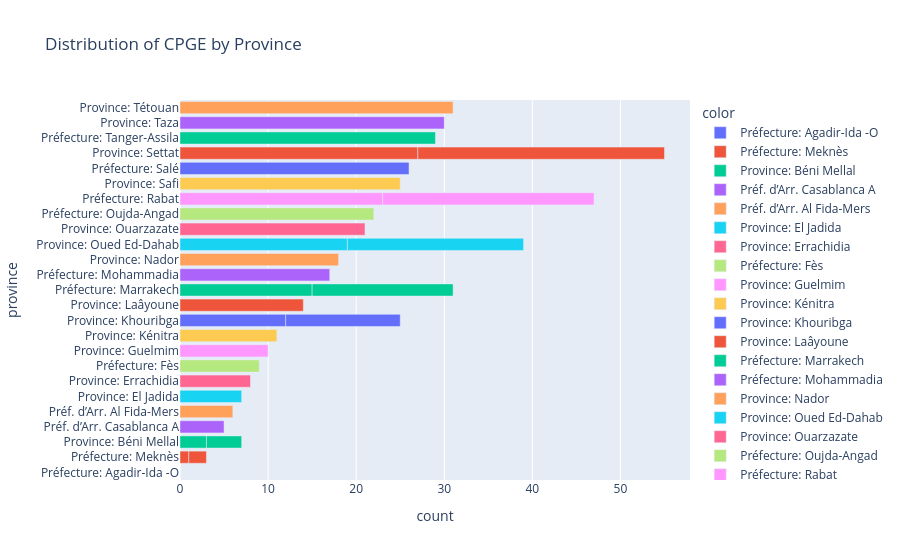

The cell this chart's notebook holds for it:
### Code cell
fig = px.bar(
    dt['province'].value_counts(),
    y=dt['province'].values,
    x=dt['province'].index,
    color=dt['province'],
    orientation='h',
    labels={'x': 'count', 'y': 'province'},
    title='Distribution of CPGE by Province'
)

fig.show()

### Figure 1 — Plotly figure (JSON) as saved in the notebook; plotly's stock layout.template omitted (floating-point values rounded to 4 significant figures)
{"data": [{"hovertemplate": "color=Préfecture: Agadir-Ida -O<br>count=%{x}<br>province=%{y}<extra></extra>", "legendgroup": "Préfecture: Agadir-Ida -O", "marker": {"color": "#636efa", "pattern": {"shape": ""}}, "name": "Préfecture: Agadir-Ida -O", "orientation": "h", "showlegend": true, "textposition": "auto", "type": "bar", "x": [0], "xaxis": "x", "y": ["Préfecture: Agadir-Ida -O"], "yaxis": "y"}, {"hovertemplate": "color=Préfecture: Meknès<br>count=%{x}<br>province=%{y}<extra></extra>", "legendgroup": "Préfecture: Meknès", "marker": {"color": "#EF553B", "pattern": {"shape": ""}}, "name": "Préfecture: Meknès", "orientation": "h", "showlegend": true, "textposition": "auto", "type": "bar", "x": [1, 2], "xaxis": "x", "y": ["Préfecture: Meknès", "Préfecture: Meknès"], "yaxis": "y"}, {"hovertemplate": "color=Province: Béni Mellal<br>count=%{x}<br>province=%{y}<extra></extra>", "legendgroup": "Province: Béni Mellal", "marker": {"color": "#00cc96", "pattern": {"shape": ""}}, "name": "Province: Béni Mellal", "orientation": "h", "showlegend": true, "textposition": "auto", "type": "bar", "x": [3, 4], "xaxis": "x", "y": ["Province: Béni Mellal", "Province: Béni Mellal"], "yaxis": "y"}, {"hovertemplate": "color=Préf. d’Arr. Casablanca A<br>count=%{x}<br>province=%{y}<extra></extra>", "legendgroup": "Préf. d’Arr. Casablanca A", "marker": {"color": "#ab63fa", "pattern": {"shape": ""}}, "name": "Préf. d’Arr. Casablanca A", "orientation": "h", "showlegend": true, "textposition": "auto", "type": "bar", "x": [5], "xaxis": "x", "y": ["Préf. d’Arr. Casablanca A"], "yaxis": "y"}, {"hovertemplate": "color=Préf. d’Arr. Al Fida-Mers<br>count=%{x}<br>province=%{y}<extra></extra>", "legendgroup": "Préf. d’Arr. Al Fida-Mers", "marker": {"color": "#FFA15A", "pattern": {"shape": ""}}, "name": "Préf. d’Arr. Al Fida-Mers", "orientation": "h", "showlegend": true, "textposition": "auto", "type": "bar", "x": [6], "xaxis": "x", "y": ["Préf. d’Arr. Al Fida-Mers"], "yaxis": "y"}, {"hovertemplate": "color=Province: El Jadida<br>count=%{x}<br>province=%{y}<extra></extra>", "legendgroup": "Province: El Jadida", "marker": {"color": "#19d3f3", "pattern": {"shape": ""}}, "name": "Province: El Jadida", "orientation": "h", "showlegend": true, "textposition": "auto", "type": "bar", "x": [7], "xaxis": "x", "y": ["Province: El Jadida"], "yaxis": "y"}, {"hovertemplate": "color=Province: Errachidia<br>count=%{x}<br>province=%{y}<extra></extra>", "legendgroup": "Province: Errachidia", "marker": {"color": "#FF6692", "pattern": {"shape": ""}}, "name": "Province: Errachidia", "orientation": "h", "showlegend": true, "textposition": "auto", "type": "bar", "x": [8], "xaxis": "x", "y": ["Province: Errachidia"], "yaxis": "y"}, {"hovertemplate": "color=Préfecture: Fès<br>count=%{x}<br>province=%{y}<extra></extra>", "legendgroup": "Préfecture: Fès", "marker": {"color": "#B6E880", "pattern": {"shape": ""}}, "name": "Préfecture: Fès", "orientation": "h", "showlegend": true, "textposition": "auto", "type": "bar", "x": [9], "xaxis": "x", "y": ["Préfecture: Fès"], "yaxis": "y"}, {"hovertemplate": "color=Province: Guelmim<br>count=%{x}<br>province=%{y}<extra></extra>", "legendgroup": "Province: Guelmim", "marker": {"color": "#FF97FF", "pattern": {"shape": ""}}, "name": "Province: Guelmim", "orientation": "h", "showlegend": true, "textposition": "auto", "type": "bar", "x": [10], "xaxis": "x", "y": ["Province: Guelmim"], "yaxis": "y"}, {"hovertemplate": "color=Province: Kénitra<br>count=%{x}<br>province=%{y}<extra></extra>", "legendgroup": "Province: Kénitra", "marker": {"color": "#FECB52", "pattern": {"shape": ""}}, "name": "Province: Kénitra", "orientation": "h", "showlegend": true, "textposition": "auto", "type": "bar", "x": [11], "xaxis": "x", "y": ["Province: Kénitra"], "yaxis": "y"}, {"hovertemplate": "color=Province: Khouribga<br>count=%{x}<br>province=%{y}<extra></extra>", "legendgroup": "Province: Khouribga", "marker": {"color": "#636efa", "pattern": {"shape": ""}}, "name": "Province: Khouribga", "orientation": "h", "showlegend": true, "textposition": "auto", "type": "bar", "x": [12, 13], "xaxis": "x", "y": ["Province: Khouribga", "Province: Khouribga"], "yaxis": "y"}, {"hovertemplate": "color=Province: Laâyoune<br>count=%{x}<br>province=%{y}<extra></extra>", "legendgroup": "Province: Laâyoune", "marker": {"color": "#EF553B", "pattern": {"shape": ""}}, "name": "Province: Laâyoune", "orientation": "h", "showlegend": true, "textposition": "auto", "type": "bar", "x": [14], "xaxis": "x", "y": ["Province: Laâyoune"], "yaxis": "y"}, {"hovertemplate": "color=Préfecture: Marrakech<br>count=%{x}<br>province=%{y}<extra></extra>", "legendgroup": "Préfecture: Marrakech", "marker": {"color": "#00cc96", "pattern": {"shape": ""}}, "name": "Préfecture: Marrakech", "orientation": "h", "showlegend": true, "textposition": "auto", "type": "bar", "x": [15, 16], "xaxis": "x", "y": ["Préfecture: Marrakech", "Préfecture: Marrakech"], "yaxis": "y"}, {"hovertemplate": "color=Préfecture: Mohammadia<br>count=%{x}<br>province=%{y}<extra></extra>", "legendgroup": "Préfecture: Mohammadia", "marker": {"color": "#ab63fa", "pattern": {"shape": ""}}, "name": "Préfecture: Mohammadia", "orientation": "h", "showlegend": true, "textposition": "auto", "type": "bar", "x": [17], "xaxis": "x", "y": ["Préfecture: Mohammadia"], "yaxis": "y"}, {"hovertemplate": "color=Province: Nador<br>count=%{x}<br>province=%{y}<extra></extra>", "legendgroup": "Province: Nador", "marker": {"color": "#FFA15A", "pattern": {"shape": ""}}, "name": "Province: Nador", "orientation": "h", "showlegend": true, "textposition": "auto", "type": "bar", "x": [18], "xaxis": "x", "y": ["Province: Nador"], "yaxis": "y"}, {"hovertemplate": "color=Province: Oued Ed-Dahab<br>count=%{x}<br>province=%{y}<extra></extra>", "legendgroup": "Province: Oued Ed-Dahab", "marker": {"color": "#19d3f3", "pattern": {"shape": ""}}, "name": "Province: Oued Ed-Dahab", "orientation": "h", "showlegend": true, "textposition": "auto", "type": "bar", "x": [19, 20], "xaxis": "x", "y": ["Province: Oued Ed-Dahab", "Province: Oued Ed-Dahab"], "yaxis": "y"}, {"hovertemplate": "color=Province: Ouarzazate<br>count=%{x}<br>province=%{y}<extra></extra>", "legendgroup": "Province: Ouarzazate", "marker": {"color": "#FF6692", "pattern": {"shape": ""}}, "name": "Province: Ouarzazate", "orientation": "h", "showlegend": true, "textposition": "auto", "type": "bar", "x": [21], "xaxis": "x", "y": ["Province: Ouarzazate"], "yaxis": "y"}, {"hovertemplate": "color=Préfecture: Oujda-Angad<br>count=%{x}<br>province=%{y}<extra></extra>", "legendgroup": "Préfecture: Oujda-Angad", "marker": {"color": "#B6E880", "pattern": {"shape": ""}}, "name": "Préfecture: Oujda-Angad", "orientation": "h", "showlegend": true, "textposition": "auto", "type": "bar", "x": [22], "xaxis": "x", "y": ["Préfecture: Oujda-Angad"], "yaxis": "y"}, {"hovertemplate": "color=Préfecture: Rabat<br>count=%{x}<br>province=%{y}<extra></extra>", "legendgroup": "Préfecture: Rabat", "marker": {"color": "#FF97FF", "pattern": {"shape": ""}}, "name": "Préfecture: Rabat", "orientation": "h", "showlegend": true, "textposition": "auto", "type": "bar", "x": [23, 24], "xaxis": "x", "y": ["Préfecture: Rabat", "Préfecture: Rabat"], "yaxis": "y"}, {"hovertemplate": "color=Province: Safi<br>count=%{x}<br>province=%{y}<extra></extra>", "legendgroup": "Province: Safi", "marker": {"color": "#FECB52", "pattern": {"shape": ""}}, "name": "Province: Safi", "orientation": "h", "showlegend": true, "textposition": "auto", "type": "bar", "x": [25], "xaxis": "x", "y": ["Province: Safi"], "yaxis": "y"}, {"hovertemplate": "color=Préfecture: Salé<br>count=%{x}<br>province=%{y}<extra></extra>", "legendgroup": "Préfecture: Salé", "marker": {"color": "#636efa", "pattern": {"shape": ""}}, "name": "Préfecture: Salé", "orientation": "h", "showlegend": true, "textposition": "auto", "type": "bar", "x": [26], "xaxis": "x", "y": ["Préfecture: Salé"], "yaxis": "y"}, {"hovertemplate": "color=Province: Settat<br>count=%{x}<br>province=%{y}<extra></extra>", "legendgroup": "Province: Settat", "marker": {"color": "#EF553B", "pattern": {"shape": ""}}, "name": "Province: Settat", "orientation": "h", "showlegend": true, "textposition": "auto", "type": "bar", "x": [27, 28], "xaxis": "x", "y": ["Province: Settat", "Province: Settat"], "yaxis": "y"}, {"hovertemplate": "color=Préfecture: Tanger-Assila<br>count=%{x}<br>province=%{y}<extra></extra>", "legendgroup": "Préfecture: Tanger-Assila", "marker": {"color": "#00cc96", "pattern": {"shape": ""}}, "name": "Préfecture: Tanger-Assila", "orientation": "h", "showlegend": true, "textposition": "auto", "type": "bar", "x": [29], "xaxis": "x", "y": ["Préfecture: Tanger-Assila"], "yaxis": "y"}, {"hovertemplate": "color=Province: Taza<br>count=%{x}<br>province=%{y}<extra></extra>", "legendgroup": "Province: Taza", "marker": {"color": "#ab63fa", "pattern": {"shape": ""}}, "name": "Province: Taza", "orientation": "h", "showlegend": true, "textposition": "auto", "type": "bar", "x": [30], "xaxis": "x", "y": ["Province: Taza"], "yaxis": "y"}, {"hovertemplate": "color=Province: Tétouan<br>count=%{x}<br>province=%{y}<extra></extra>", "legendgroup": "Province: Tétouan", "marker": {"color": "#FFA15A", "pattern": {"shape": ""}}, "name": "Province: Tétouan", "orientation": "h", "showlegend": true, "textposition": "auto", "type": "bar", "x": [31], "xaxis": "x", "y": ["Province: Tétouan"], "yaxis": "y"}], "layout": {"barmode": "relative", "legend": {"title": {"text": "color"}, "tracegroupgap": 0}, "title": {"text": "Distribution of CPGE by Province"}, "xaxis": {"anchor": "y", "domain": [0, 1], "title": {"text": "count"}}, "yaxis": {"anchor": "x", "domain": [0, 1], "title": {"text": "province"}}}}
